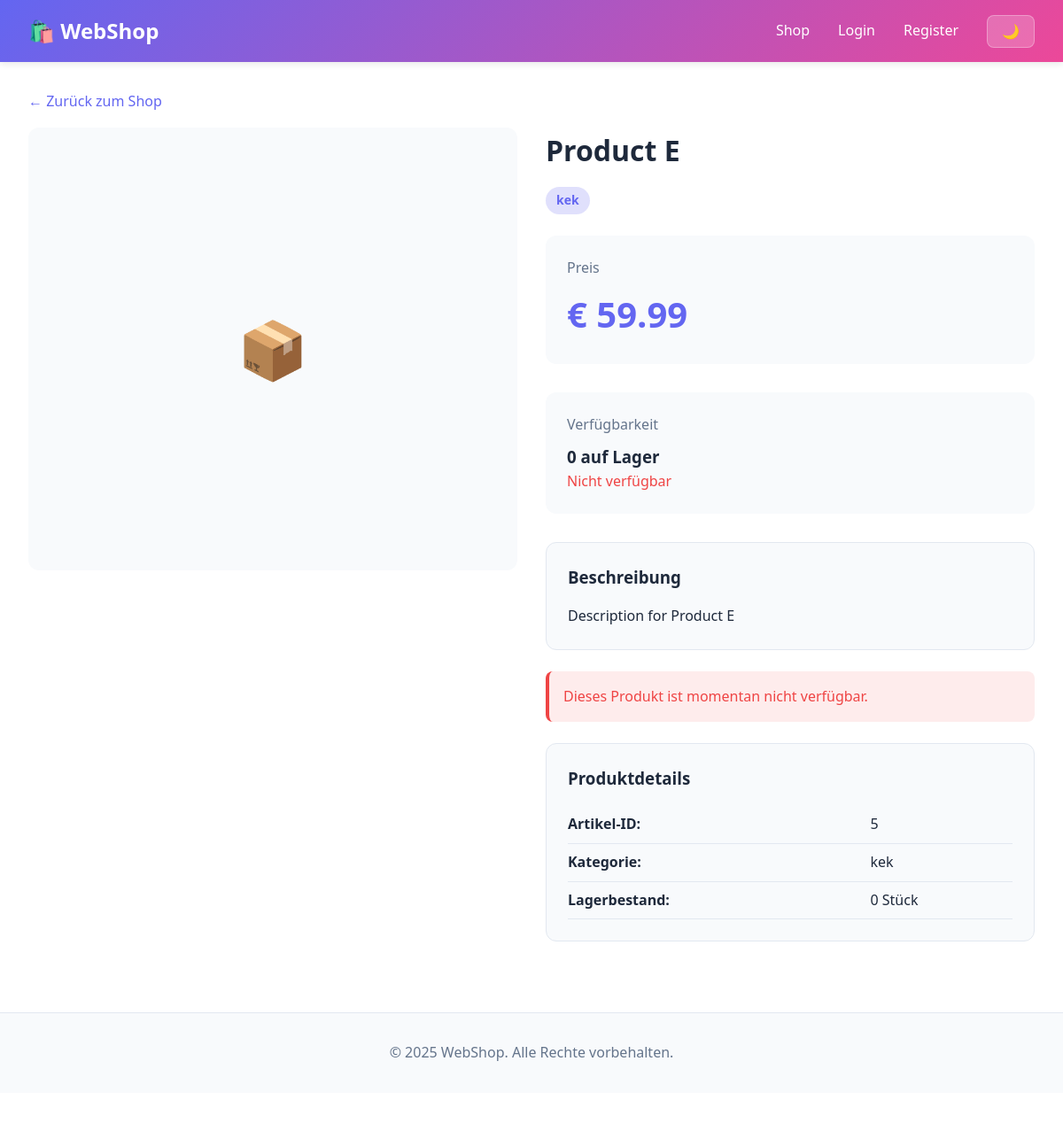
The page /product/5 (upper part) on the database as committed earlier.
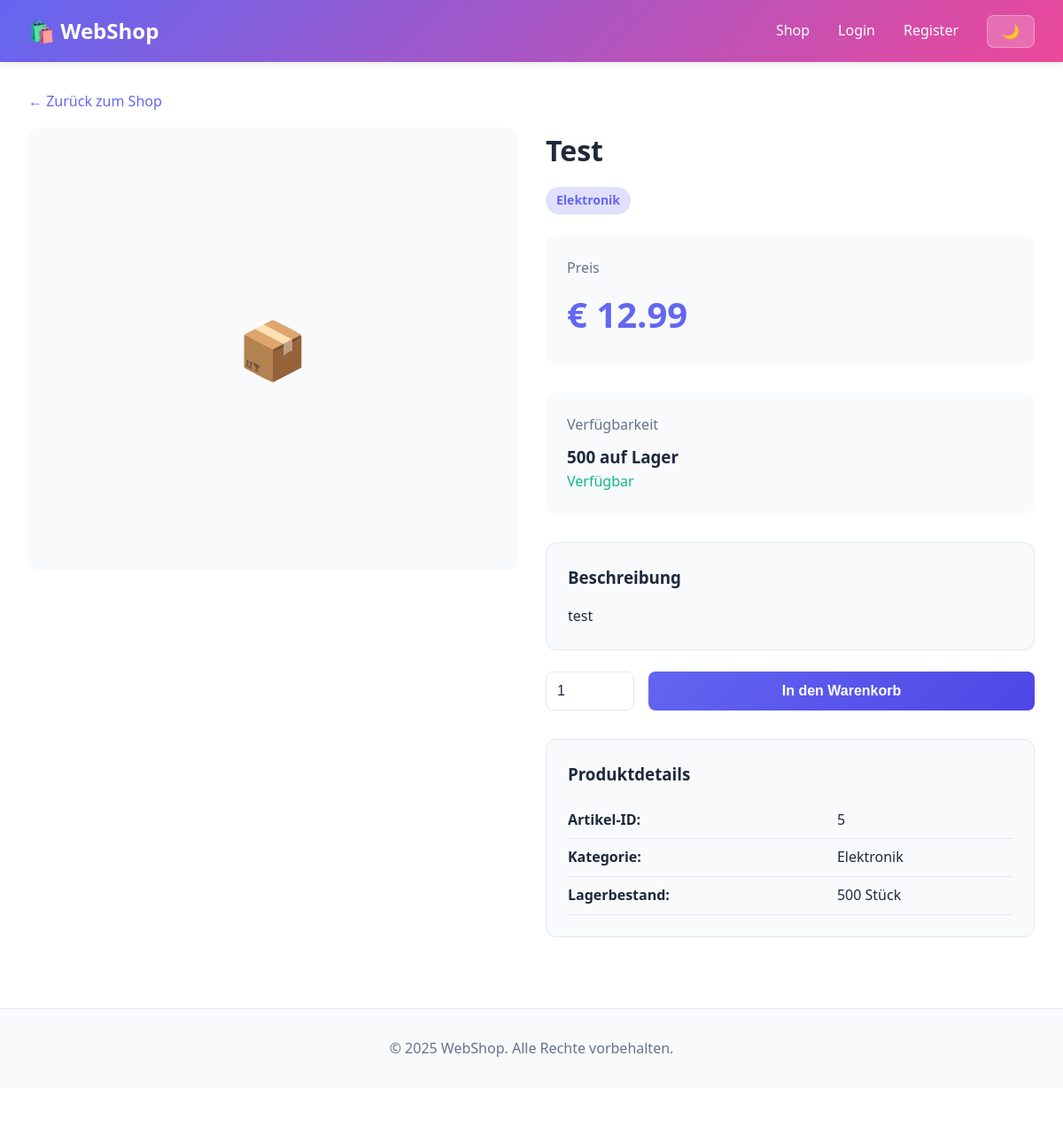
The same page on the database as committed later.
### tables this page shows
CREATE TABLE products (
            id INTEGER PRIMARY KEY AUTOINCREMENT,
            name TEXT NOT NULL,
            category TEXT,
            price REAL NOT NULL,
            description TEXT,
            images TEXT,
            stock INTEGER DEFAULT 0,
            created_at TEXT DEFAULT CURRENT_TIMESTAMP
        );

### src/app.py (the view)
@app.route("/product/<product_id>")
def product_detail(product_id):
    product = backend.get_product(product_id)
    if not product:
        flash("Produkt nicht gefunden.", "danger")
        return redirect(url_for("index"))
    product['price'] = product.get('price', '0')
    product['stock'] = product.get('stock', '0')
    product['images'] = product.get('images', [])
    cart = session.get("cart", [])
    cart_count = get_cart_item_count(cart)
    return render_template("product_detail.html", product=product, cart_count=cart_count)

### src/app.py (called while the page is built)
def get_cart_item_count(cart):
    return sum(int(item.get('quantity', 1)) for item in cart)

@app.before_request
def before_request():
    if request.path in ['/login', '/register', '/logout', '/cart', '/orders']:
        pass  # Wird bereits in den Routes geloggt

### src/storage/csv_backend.py (called while the page is built)
    def read_csv(self, filename):
        filepath = self.csv_folder / filename
        if not filepath.exists():
            return []
        with open(filepath, 'r', encoding='utf-8') as f:
            reader = csv.DictReader(f)
            return list(reader) if reader else []

### src/storage/hybrid_backend.py (called while the page is built)
    def _try_sqlite(self, method_name, *args, **kwargs):
        if not self.sqlite:
            return None
        try:
            method = getattr(self.sqlite, method_name)
            return method(*args, **kwargs)
        except Exception as e:
            self._log_fallback(method_name, e)
            return None

    def get_product(self, product_id):
        return self.get_product_by_id(product_id)

### src/templates/product_detail.html (shortened to what this page needs)
{% extends "base.html" %}
{% block content %}
<div class="container">
    <a href="/" style="color: var(--primary); text-decoration: none; margin-bottom: 1rem; display: inline-block;">←
        Zurück zum Shop</a>
    <div class="product-grid">
        <div>
            <div class="carousel-container">
                <div class="carousel-main" id="carousel-main"
                    style="{% if product.images %}background-image: url('{{ url_for('static', filename='uploads/' ~ product.images[0]) }}');{% endif %}">
                    {% if not product.images %}📦{% endif %}
                </div>
            </div>
        </div>
        <div>
            <h1 class="mb-2">{{ product.name }}</h1>
            {% if product.category %}
            <p class="text-muted mb-3"><span class="badge badge-primary">{{ product.category }}</span></p>
            {% endif %}
            <div style="background: var(--bg-secondary); padding: 1.5rem; border-radius: 0.75rem; margin-bottom: 2rem;">
                <p class="text-muted mb-1">Preis</p>
                <h2 style="color: var(--primary); font-size: 2.5rem;">€ {{ product.price }}</h2>
            </div>
            <div style="background: var(--bg-secondary); padding: 1.5rem; border-radius: 0.75rem; margin-bottom: 2rem;">
                <p class="text-muted mb-1">Verfügbarkeit</p>
                <h3>{{ product.stock }} auf Lager</h3>
                {% if product.stock == '0' %}
                <p style="color: var(--danger);">Nicht verfügbar</p>
                {% else %}
                <p style="color: var(--success);">Verfügbar</p>
                {% endif %}
            </div>
            <div class="card mb-3">
                <h3 class="mb-2">Beschreibung</h3>
                <p>{{ product.description or 'Keine Beschreibung verfügbar' }}</p>
            </div>
            {% if product.stock != '0' %}
            <div style="display: flex; gap: 1rem; margin-bottom: 2rem;">
                <input type="number" id="qty" value="1" min="1" max="{{ product.stock }}"
                    style="width: 100px; padding: 0.75rem; border: 1px solid var(--border); border-radius: 0.5rem;">
                <button class="btn btn-primary" onclick="addToCart('{{ product.id }}', this)" style="flex: 1;">
                    In den Warenkorb
                </button>
            </div>
            {% else %}
            <div class="alert alert-danger">
                Dieses Produkt ist momentan nicht verfügbar.
            </div>
            {% endif %}
            <div class="card">
                <h3 class="mb-2">Produktdetails</h3>
                <table style="width: 100%;">
                    <tr>
                        <td style="padding: 0.5rem 0; border-bottom: 1px solid var(--border);">
                            <strong>Artikel-ID:</strong>
                        </td>
                        <td style="padding: 0.5rem 0; border-bottom: 1px solid var(--border);">{{ product.id }}
                        </td>
                    </tr>
                    <tr>
                        <td style="padding: 0.5rem 0; border-bottom: 1px solid var(--border);">
                            <strong>Kategorie:</strong>
                        </td>
                        <td style="padding: 0.5rem 0; border-bottom: 1px solid var(--border);">{{
                            product.category }}</td>
                    </tr>
                    <tr>
                        <td style="padding: 0.5rem 0;"><strong>Lagerbestand:</strong></td>
                        <td style="padding: 0.5rem 0;">{{ product.stock }} Stück</td>
                    </tr>
                </table>
            </div>
        </div>
    </div>
</div>
</main>
<footer>
    <p>&copy; 2025 WebShop. Alle Rechte vorbehalten.</p>
</footer>
{% endblock %}

Rows that differ between the two databases and show on the page:
added products: name "Test", category "Elektronik", price "12.99", stock "500", description "test", id "5"
Other text that changed with them:
form field value: (not shown) → "1"
{{ product.name }}: "Product E" → (not shown)
{{ product.category }}: "kek" → (not shown)
{{ product.price }}: "59.99" → (not shown)
{{ product.stock }}: "0" → (not shown)
{{ product.description or 'Keine Beschreibung verfügbar' }}: "Description for Product E" → (not shown)
{{ product.id }}: "5" → (not shown)
text no longer shown: "Nicht verfügbar Dieses Produkt ist momentan nicht verfügbar."
text now shown: "Verfügbar In den Warenkorb"
